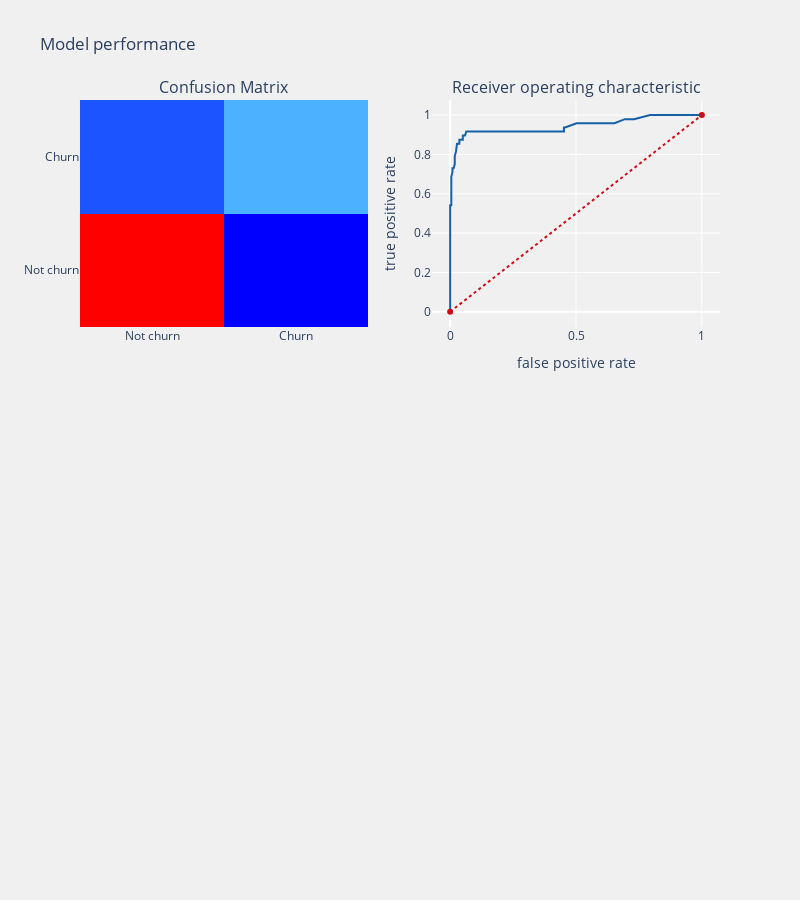

Notebook source saved alongside this figure:
### Code cell
from sklearn.ensemble import RandomForestClassifier
clfr = RandomForestClassifier(max_depth=20, random_state=10)
rf_acc_score1  = telecom_churn_prediction(clfr,train_X,test_X,train_Y,test_Y,
                         cols,"features",threshold_plot = True)

### Figure 1 — Plotly figure (JSON) as saved in the notebook; plotly's stock layout.template omitted (floating-point values rounded to 4 significant figures)
{"data": [{"colorscale": [[0, "rgb(0,0,255)"], [0.1, "rgb(51,153,255)"], [0.2, "rgb(102,204,255)"], [0.3, "rgb(153,204,255)"], [0.4, "rgb(204,204,255)"], [0.5, "rgb(255,255,255)"], [0.6, "rgb(255,204,255)"], [0.7, "rgb(255,153,255)"], [0.8, "rgb(255,102,204)"], [0.9, "rgb(255,102,102)"], [1, "rgb(255,0,0)"]], "name": "matrix", "showscale": false, "type": "heatmap", "x": ["Not churn", "Churn"], "xaxis": "x", "y": ["Not churn", "Churn"], "yaxis": "y", "z": [[217, 2], [14, 34]]}, {"line": {"color": "rgb(22, 96, 167)", "width": 2}, "name": "Roc : 0.8496004566210047", "type": "scatter", "x": [0, 0, 0, 0, 0, 0, 0, 0, 0, 0, 0, 0, 0.004566, 0.004566, 0.004566, 0.004566, 0.009132, 0.009132, 0.0137, 0.01826, 0.01826, 0.02283, 0.0274, 0.03653, 0.03653, 0.05023, 0.05023, 0.05936, 0.06393, 0.06849, 0.08219, 0.1005, 0.1142, 0.1233, 0.137, 0.1507, 0.1689, 0.1781, 0.1918, 0.2283, 0.2603, 0.2648, 0.2785, 0.2831, 0.2922, 0.3014, 0.3333, 0.3562, 0.3744, 0.3836, 0.3973, 0.4475, 0.4521, 0.4521, 0.4566, 0.5023, 0.5434, 0.6073, 0.653, 0.6941, 0.7032, 0.7306, 0.7945, 0.8082, 0.8174, 0.8311, 0.8402, 0.8447, 0.9041, 0.9178, 1], "xaxis": "x2", "y": [0, 0.02083, 0.0625, 0.1042, 0.125, 0.2083, 0.2917, 0.375, 0.4167, 0.4375, 0.4792, 0.5417, 0.5417, 0.5833, 0.6667, 0.6875, 0.7083, 0.7292, 0.7292, 0.75, 0.7917, 0.8125, 0.8542, 0.8542, 0.875, 0.875, 0.8958, 0.8958, 0.9167, 0.9167, 0.9167, 0.9167, 0.9167, 0.9167, 0.9167, 0.9167, 0.9167, 0.9167, 0.9167, 0.9167, 0.9167, 0.9167, 0.9167, 0.9167, 0.9167, 0.9167, 0.9167, 0.9167, 0.9167, 0.9167, 0.9167, 0.9167, 0.9167, 0.9375, 0.9375, 0.9583, 0.9583, 0.9583, 0.9583, 0.9792, 0.9792, 0.9792, 1, 1, 1, 1, 1, 1, 1, 1, 1], "yaxis": "y2"}, {"line": {"color": "rgb(205, 12, 24)", "dash": "dot", "width": 2}, "type": "scatter", "x": [0, 1], "xaxis": "x2", "y": [0, 1], "yaxis": "y2"}], "layout": {"annotations": [{"font": {"size": 16}, "showarrow": false, "text": "Confusion Matrix", "x": 0.225, "xanchor": "center", "xref": "paper", "y": 1, "yanchor": "bottom", "yref": "paper"}, {"font": {"size": 16}, "showarrow": false, "text": "Receiver operating characteristic", "x": 0.775, "xanchor": "center", "xref": "paper", "y": 1, "yanchor": "bottom", "yref": "paper"}], "autosize": false, "height": 900, "margin": {"b": 195}, "paper_bgcolor": "rgba(240,240,240, 0.95)", "plot_bgcolor": "rgba(240,240,240, 0.95)", "showlegend": false, "title": {"text": "Model performance"}, "width": 800, "xaxis": {"anchor": "y", "domain": [0, 0.45]}, "xaxis2": {"anchor": "y2", "domain": [0.55, 1], "title": {"text": "false positive rate"}}, "xaxis3": {"anchor": "y3", "domain": [0, 1], "showgrid": true, "tickangle": 90, "tickfont": {"size": 10}}, "yaxis": {"anchor": "x", "domain": [0.625, 1]}, "yaxis2": {"anchor": "x2", "domain": [0.625, 1], "title": {"text": "true positive rate"}}, "yaxis3": {"anchor": "x3", "domain": [0, 0.375]}}}
